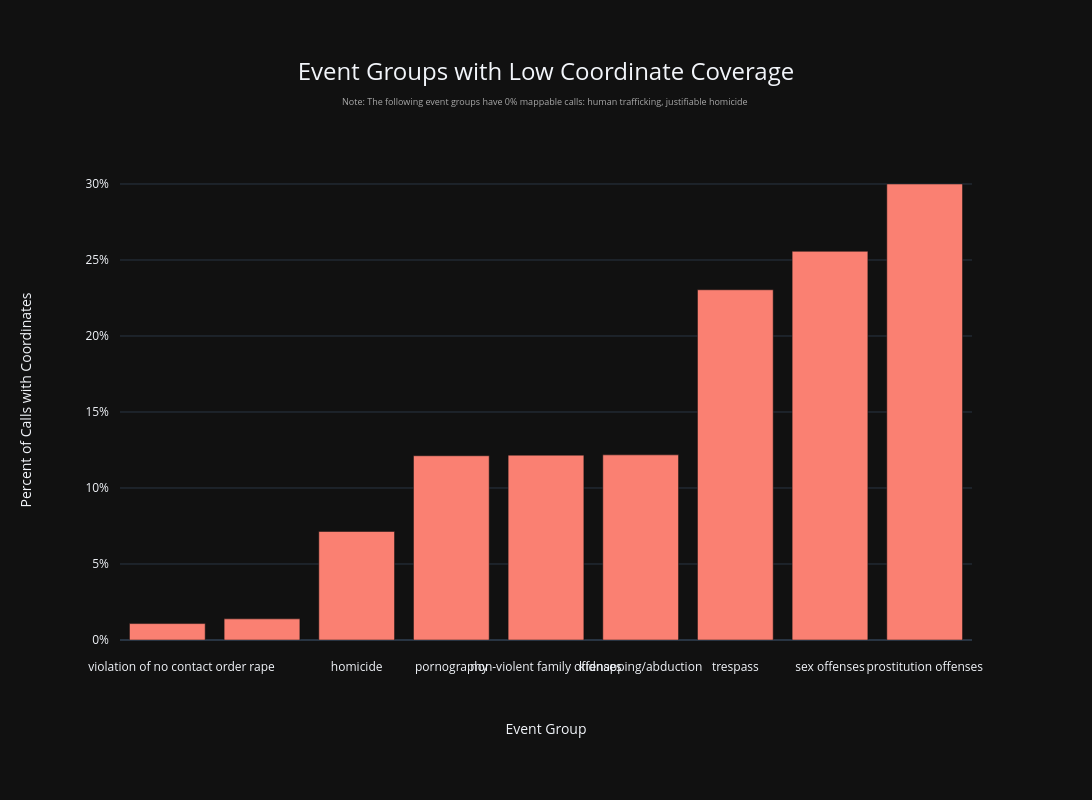

Write notebook code for a chart like this one.
### Code cell
from IPython.display import HTML, display

df["has_coordinates"] = (
    df["latitude"].notna()
    & df["longitude"].notna()
)

coordinate_by_event_group = (
    df
    .groupby("offense_sub_category")
    .agg(
        total_calls=("offense_id", "size"),
        mappable_calls=("has_coordinates", "sum"),
    )
    .reset_index()
)

coordinate_by_event_group["mappable_percent"] = (
    coordinate_by_event_group["mappable_calls"]
    / coordinate_by_event_group["total_calls"]
    * 100
).round(2)

completely_unmappable = coordinate_by_event_group[coordinate_by_event_group["mappable_percent"] == 0]["offense_sub_category"].tolist()
completely_unmappable = coordinate_by_event_group["offense_sub_category"].str.replace(r'\s*\([^)]*\)', '', regex=True).tolist()

completely_unmappable = (
    coordinate_by_event_group[
        coordinate_by_event_group["mappable_percent"] == 0
    ]["offense_sub_category"]
    .astype("string")
    .str.replace(r"\s*\([^)]*\)", "", regex=True)
    .tolist()
)


missing_plot_df = coordinate_by_event_group[(coordinate_by_event_group["mappable_percent"] < 33) & (coordinate_by_event_group["mappable_percent"] > 0)].sort_values(
    "mappable_percent",
    ascending=True,
)

fig = px.bar(
    missing_plot_df,
    x="offense_sub_category",
    y="mappable_percent",
    title="Event Groups with Low Coordinate Coverage",
    width=1200,   
    height=800,   
)

fig.update_traces(marker_color="salmon")
fig.update_layout(title_x=0.5)

fig.update_layout(
    template="plotly_dark",
    xaxis_title="Event Group",
    yaxis_title="Percent of Calls with Coordinates",
    
    title_font=dict(size=24),
    
    margin=dict(
        l=120,    
        r=120,    
        t=160,    
        b=160,    
    ),
    
    xaxis=dict(
        title_standoff=50,  
        tickangle=0,
        ticklabelstandoff=18,
    ),
    yaxis=dict(
        title_standoff=50,   
        ticklabelstandoff=10,
        ticksuffix="%",
    ),
    annotations=[
        dict(text=f"Note: The following event groups have 0% mappable calls: {', '.join(completely_unmappable[:8])} <br> {', '.join(completely_unmappable[8:20])} <br> {', '.join(completely_unmappable[20:29])} <br> {', '.join(completely_unmappable[29:39])} <br> {', '.join(completely_unmappable[39:])}",
            xref="paper", yref="paper",
            x=.50, y=1.14,    
            showarrow=False,
            font=dict(size=9, color="darkgray"),
            xanchor="center")
        ]
)

# 4. Display the plot
fig.show()

### Figure 1 — Plotly figure (JSON) as saved in the notebook; plotly's stock layout.template omitted (floating-point values rounded to 4 significant figures)
{"data": [{"hovertemplate": "offense_sub_category=%{x}<br>mappable_percent=%{y}<extra></extra>", "legendgroup": "", "marker": {"color": "salmon", "pattern": {"shape": ""}}, "name": "", "orientation": "v", "showlegend": false, "textposition": "auto", "type": "bar", "x": ["violation of no contact order", "rape", "homicide", "pornography", "non-violent family offenses", "kidnapping/abduction", "trespass", "sex offenses", "prostitution offenses"], "xaxis": "x", "y": [1.08, 1.39, 7.14, 12.12, 12.16, 12.18, 23.04, 25.57, 30.0], "yaxis": "y"}], "layout": {"annotations": [{"font": {"color": "darkgray", "size": 9}, "showarrow": false, "text": "Note: The following event groups have 0% mappable calls: human trafficking, justifiable homicide <br>  <br>  <br>  <br> ", "x": 0.5, "xanchor": "center", "xref": "paper", "y": 1.14, "yref": "paper"}], "barmode": "relative", "height": 800, "legend": {"tracegroupgap": 0}, "margin": {"b": 160, "l": 120, "r": 120, "t": 160}, "title": {"font": {"size": 24}, "text": "Event Groups with Low Coordinate Coverage", "x": 0.5}, "width": 1200, "xaxis": {"anchor": "y", "domain": [0, 1], "tickangle": 0, "ticklabelstandoff": 18, "title": {"standoff": 50, "text": "Event Group"}}, "yaxis": {"anchor": "x", "domain": [0, 1], "ticklabelstandoff": 10, "ticksuffix": "%", "title": {"standoff": 50, "text": "Percent of Calls with Coordinates"}}}}
